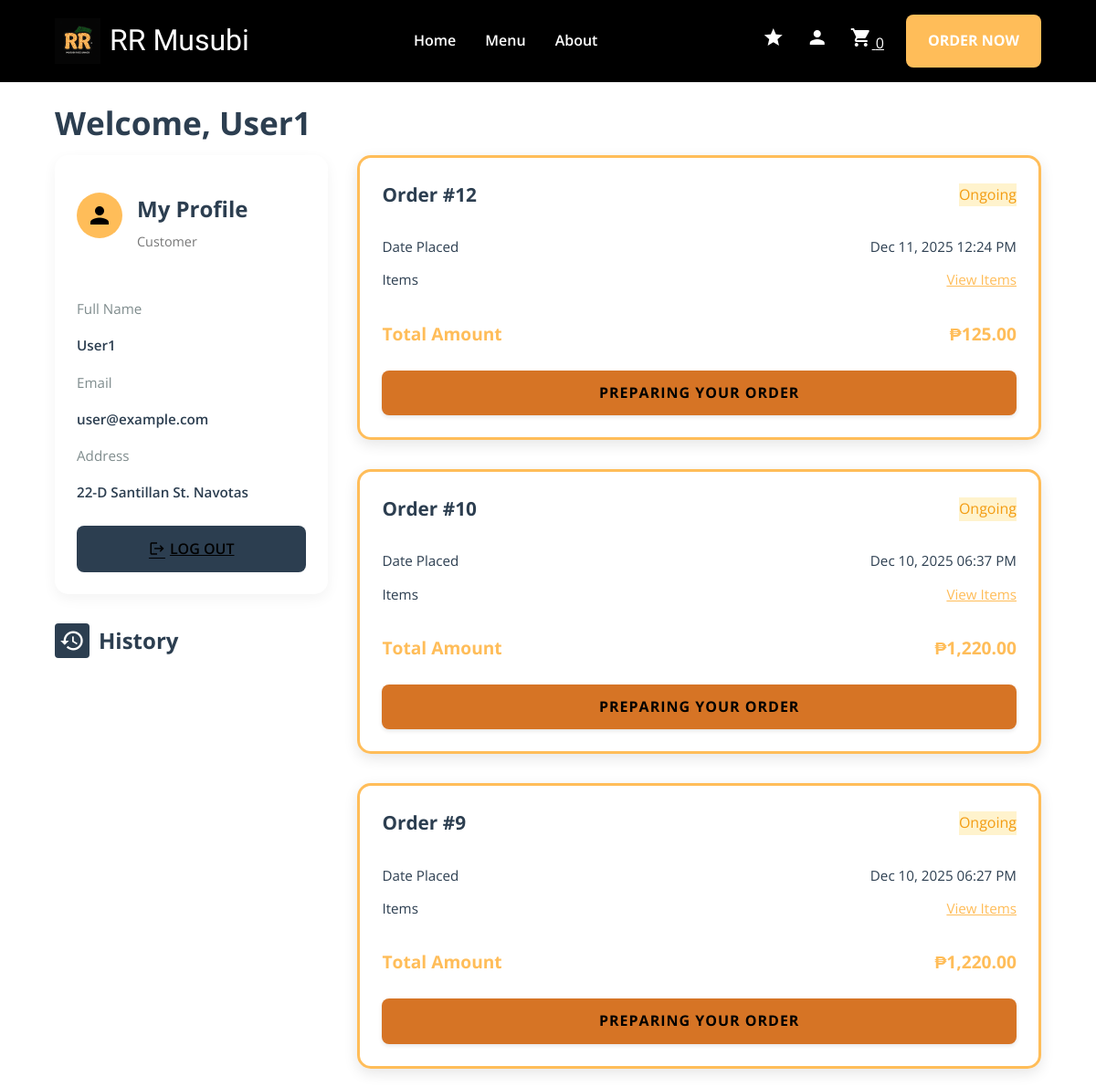
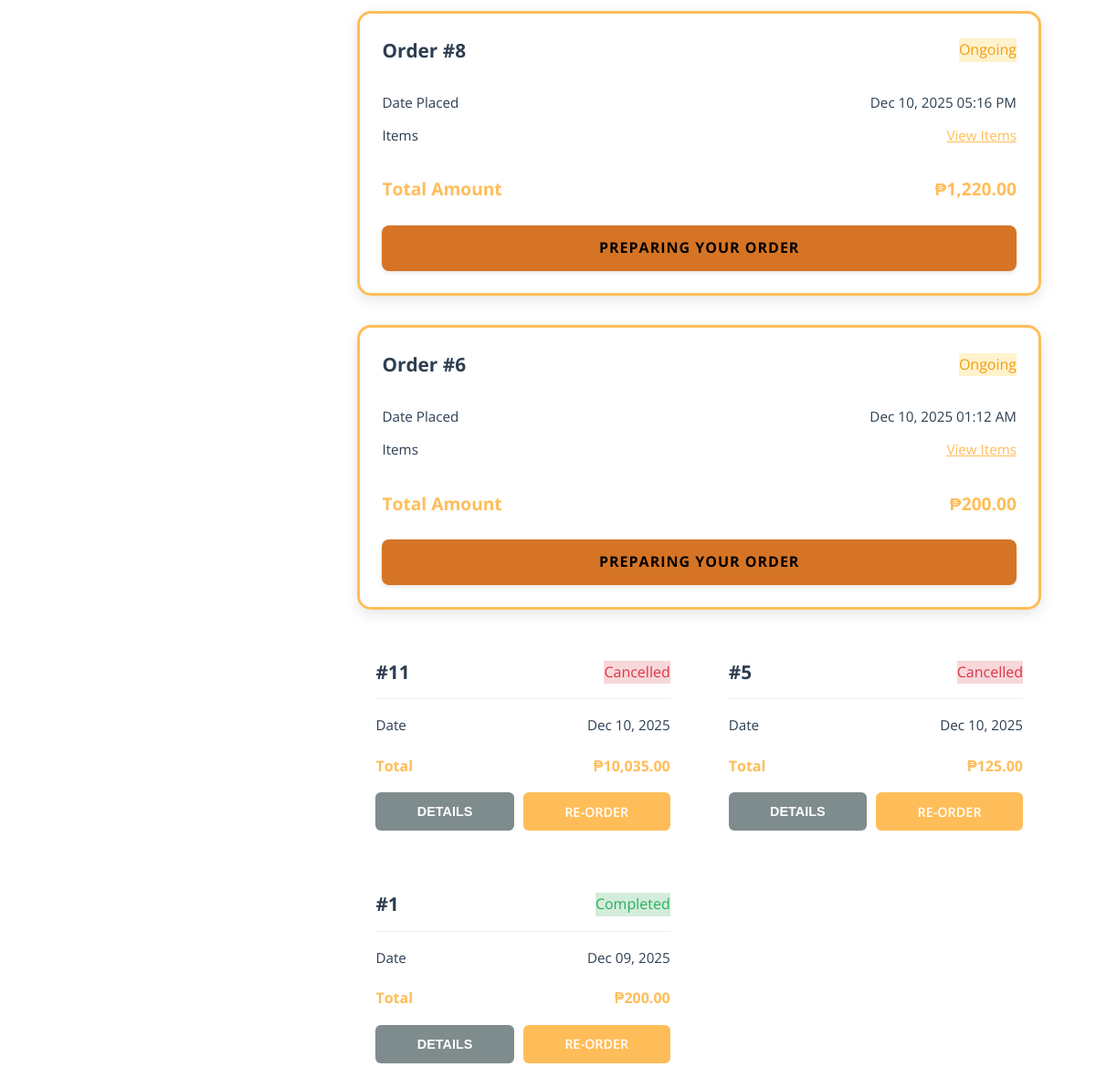
Page /pages/customer_dashboard.php (signed in) on the committed database (2 pictures, top to bottom).
### tables this page shows
CREATE TABLE `orders` (
  `id` int(11) NOT NULL,
  `user_id` int(11) NOT NULL,
  `total_amount` decimal(10,2) NOT NULL,
  `status` enum('pending','completed','cancelled') DEFAULT 'pending',
  `created_at` timestamp NOT NULL DEFAULT current_timestamp(),
  `phone` varchar(20) DEFAULT NULL,
  `address` text DEFAULT NULL,
  `payment_method` varchar(50) DEFAULT NULL,
  `notes` text DEFAULT NULL,
  `payment_details` varchar(50) DEFAULT NULL
);

### pages/customer_dashboard.php (the view, shortened to what this page needs)
<?php
include '../includes/db.php';
include '../includes/header.php';
$user_id = $_SESSION['user_id'];
$ongoing_orders = [];
$past_orders = [];
try {
    $stmt = $pdo->prepare("SELECT id, total_amount, status, created_at FROM orders WHERE user_id = ? ORDER BY created_at DESC");
    $stmt->execute([$user_id]);
    $all_orders = $stmt->fetchAll(PDO::FETCH_ASSOC);
    foreach ($all_orders as $order) {
        if ($order['status'] === 'pending') {
            $ongoing_orders[] = $order;
        } else {
            $past_orders[] = $order;
        }
    }
} catch (PDOException $e) {
    $fetch_error = "Could not retrieve order history.";
}
function get_status_class($status) {
    switch ($status) {
        case 'completed': return 'status-completed';
        case 'cancelled': return 'status-cancelled';
    }
}
?>
<link rel="stylesheet" href="../assets/css/dashboard.css">
<section class="dashboard-container">
    <div class="dashboard-header">
        <h2>Welcome, <?php echo htmlspecialchars($_SESSION['full_name']); ?></h2>
    </div>
    <div class="dashboard-grid">
        <div class="left-column">
            <div class="profile-card">
                <div class="profile-header">
                    <div class="profile-avatar">
                        <i class="material-icons">person</i>
                    </div>
                    <div class="profile-info">
                        <h3>My Profile</h3>
                        <span style="font-size: 0.9rem; color: #777;">Customer</span>
                    </div>
                </div>
                <div class="profile-details">
                    <div>
                        <div class="profile-label">Full Name</div>
                        <div class="profile-value"><?php echo htmlspecialchars($_SESSION['full_name']); ?></div>
                    </div>
                    <div>
                        <div class="profile-label">Email</div>
                        <div class="profile-value">
                            <?php
                                echo isset($_SESSION['email']) ? htmlspecialchars($_SESSION['email']) : 'user@example.com';
                            ?>
                        </div>
                    </div>
                    <div>
                        <div class="profile-label">Address</div>
                        <div class="profile-value">22-D Santillan St. Navotas</div>
                    </div>
                </div>
                <a href="../includes/logout.php" class="logout-btn-dashboard">
                    <i class="material-icons" style="font-size: 18px;">logout</i> LOG OUT
                </a>
            </div>
            <div style="margin-top: 2rem;">
                <h3 style="display: flex; align-items: center; gap: 10px;">
                    <i class="material-icons" style="background: #2C3E50; color: white; padding: 5px; border-radius: 4px;">history</i>
                    History
                </h3>
            </div>
        </div>
        <div class="orders-section">
            <?php if (!empty($ongoing_orders)): ?>
                <?php foreach($ongoing_orders as $order): ?>
                <div class="ongoing-order-card">
                    <div class="order-card-header">
                        <span class="order-id">Order #<?php echo $order['id']; ?></span>
                        <span class="order-status status-pending">Ongoing</span>
                    </div>
                    <div class="order-row">
                        <span>Date Placed</span>
                        <span><?php echo date('M d, Y h:i A', strtotime($order['created_at'])); ?></span>
                    </div>
                    <div class="order-row">
                        <span>Items</span>
                        <span><a href="#" onclick="showOrderDetails(<?php echo $order['id']; ?>); return false;" style="color: var(--primary-color);">View Items</a></span>
                    </div>
                    <div class="order-total-row">
                        <span>Total Amount</span>
                        <span>₱<?php echo number_format($order['total_amount'], 2); ?></span>
                    </div>
                    <div class="delivery-banner">
                        PREPARING YOUR ORDER
                    </div>
                </div>
                <?php endforeach; ?>
            <?php endif; ?>
            <div class="past-orders-grid">
                <?php foreach($past_orders as $order): ?>
                <div class="past-order-card">
                    <div class="order-card-header">
                        <span class="order-id">#<?php echo $order['id']; ?></span>
                        <span class="order-status <?php echo get_status_class($order['status']); ?>">
                            <?php echo ucfirst($order['status']); ?>
                        </span>
                    </div>
                    <div class="order-row">
                        <span>Date</span>
                        <span><?php echo date('M d, Y', strtotime($order['created_at'])); ?></span>
                    </div>
                    <div class="order-total-row" style="margin-top: 0.5rem; padding-top: 0.5rem; font-size: 1rem;">
                        <span>Total</span>
                        <span>₱<?php echo number_format($order['total_amount'], 2); ?></span>
                    </div>
                    <div class="order-actions">
                        <button class="action-btn btn-view" onclick="showOrderDetails(<?php echo $order['id']; ?>)">
                            DETAILS
                        </button>
                        <a href="menu.php" class="action-btn btn-reorder" style="text-decoration: none; display: block;">
                            RE-ORDER
                        </a>
                    </div>
                </div>
                <?php endforeach; ?>
            </div>
        </div>
    </div>
</section>
</body>
</html>

### includes/header.php (shortened to what this page needs)
<?php
$rootPath = (basename(dirname($_SERVER['PHP_SELF'])) == 'pages') ? '../' : './';
$currentPage = basename($_SERVER['PHP_SELF']);
?>
<!DOCTYPE html>
<html lang="en">
<head>
    <link rel="stylesheet" href="<?php echo $rootPath; ?>assets/css/global.css">
    <?php if ($currentPage == 'menu.php'): ?>
        <link rel="stylesheet" href="<?php echo $rootPath; ?>assets/css/menu.css">
    <?php elseif (in_array($currentPage, ['customer_dashboard.php', 'admin_dashboard.php'])): ?>
        <link rel="stylesheet" href="<?php echo $rootPath; ?>assets/css/dashboard.css">
    <?php endif; ?>
</head>
<body>
<nav class="navbar">
    <a class="logo" href="<?php echo $rootPath; ?>index.php">
        <img src="<?php echo $rootPath; ?>assets/img/store-logo.png" alt="logo" class="logo-img">
        <span>RR Musubi</span>
    </a>
    <ul class="nav-links">
        <li><a href="<?php echo $rootPath; ?>index.php"
            class="<?= $currentPage === 'index.php' ? 'active' : '' ?>">Home</a></li>
        <li><a href="<?php echo $rootPath; ?>pages/menu.php"
            class="<?= $currentPage === 'menu.php' ? 'active' : '' ?>">Menu</a></li>
        <li><a href="<?php echo $rootPath; ?>pages/about.php"
            class="<?= $currentPage === 'about.php' ? 'active' : '' ?>">About</a></li>
    </ul>
    <ul class="nav-user">
        <li><a href="<?php echo $rootPath; ?>pages/reviews_ratings.php"><i class="material-icons rating-icon">star</i></a></li>
        <li>
            <?php if(isset($_SESSION['user_id'])): ?>
                <a href="<?php echo $rootPath; ?>pages/customer_dashboard.php"><i class="material-icons">person</i></a>
            <?php else: ?>
                <a href="<?php echo $rootPath; ?>pages/login.php"><i class="material-icons">person</i></a>
            <?php endif; ?>
        </li>
        <li><a href="<?php echo $rootPath; ?>pages/cart.php" class="cart-link">
            <i class="material-icons">shopping_cart</i>
            <span class="cart-badge"><?php echo isset($_SESSION['cart']) ? count($_SESSION['cart']) : 0; ?></span></a>
        </li>
        <?php if(isset($_SESSION['user_id'])): ?>
            <?php if(isset($_SESSION['role']) && $_SESSION['role'] === 'admin'): ?>
                <li><a href="<?php echo $rootPath; ?>includes/logout.php" class="order-btn" style="padding: 0.5rem 1rem; font-size: 0.8rem; background-color: var(--warning);">LOGOUT</a></li>
            <?php else: ?>
                <li><a href="<?php echo $rootPath; ?>pages/menu.php" class="order-btn">ORDER NOW</a></li>
            <?php endif; ?>
        <?php else: ?>
            <li><a href="<?php echo $rootPath; ?>pages/login.php" class="order-btn">LOGIN</a></li>
        <?php endif; ?>
    </ul>
</nav>
<main>

### assets/css/global.css (style rules this page uses)
:root { --primary-color: #ffbd59; --secondary-color: #d67425; --header-bg: #000000; --home-bg: #2e2e2e; --menu-bg: #ecf0f1; --card-bg: #121139; --food-img-bg: #d9d9d9; --text-white: #ffffff; --text-dark: #2C3E50; --text-light: #7F8C8D; --success: #27AE60; --warning: #F39C12; }
* { margin: 0; padding: 0; box-sizing: border-box; }
body { font-family: 'Open Sans', sans-serif; line-height: 1.6; background-color: var(--white); }
.navbar { background-color: var(--header-bg); padding: 1rem 5%; display: flex; justify-content: space-between; align-items: center; position: sticky; top: 0; z-index: 1000; }
.logo { font-family: 'Feeling Passionate', cursive; font-size: 32px; color: var(--text-white); text-decoration: none; display: flex; align-items: center; gap: 10px; }
.logo-img { height: 50px; width: auto; }
.nav-links { display: flex; list-style: none; gap: 2rem; }
.nav-links a { text-decoration: none; color: var(--text-white); font-weight: 600; transition: 0.3s; }
.nav-user { display: flex; list-style: none; gap: 1.5rem; align-items: center; }
.nav-user a { color: var(--text-white); }
.nav-user i { font-size: 1.5rem; transition: 0.3s; }
.order-btn { background-color: var(--primary-color); color: var(--header-bg); padding: 0.7rem 1.5rem; border-radius: 25px; border: none; font-weight: 700; cursor: pointer; text-decoration: none; transition: 0.3s; }
.action-btn, .action-btn-disabled, .submit-btn, .order-btn { padding: 1rem 1.5rem; border-radius: 8px; font-weight: 700; font-size: 1rem; text-align: center; text-decoration: none; cursor: pointer; transition: background-color 0.3s, opacity 0.3s, transform 0.2s; border: none; display: block; }

### rows in the picture
orders: id "12", created_at "Dec 11, 2025 12:24 PM", total_amount "125.00"
orders: id "10", created_at "Dec 10, 2025 06:37 PM", total_amount "1,220.00"
orders: id "9", created_at "Dec 10, 2025 06:27 PM", total_amount "1,220.00"
orders: id "8", created_at "Dec 10, 2025 05:16 PM", total_amount "1,220.00"
orders: id "6", created_at "Dec 10, 2025 01:12 AM", total_amount "200.00"
orders: id "11", status "Cancelled", created_at "Dec 10, 2025", total_amount "10,035.00"
orders: id "5", status "Cancelled", created_at "Dec 10, 2025", total_amount "125.00"
orders: id "1", status "Completed", created_at "Dec 09, 2025", total_amount "200.00"

### other values in the picture
$_SESSION['full_name'] "User1"
